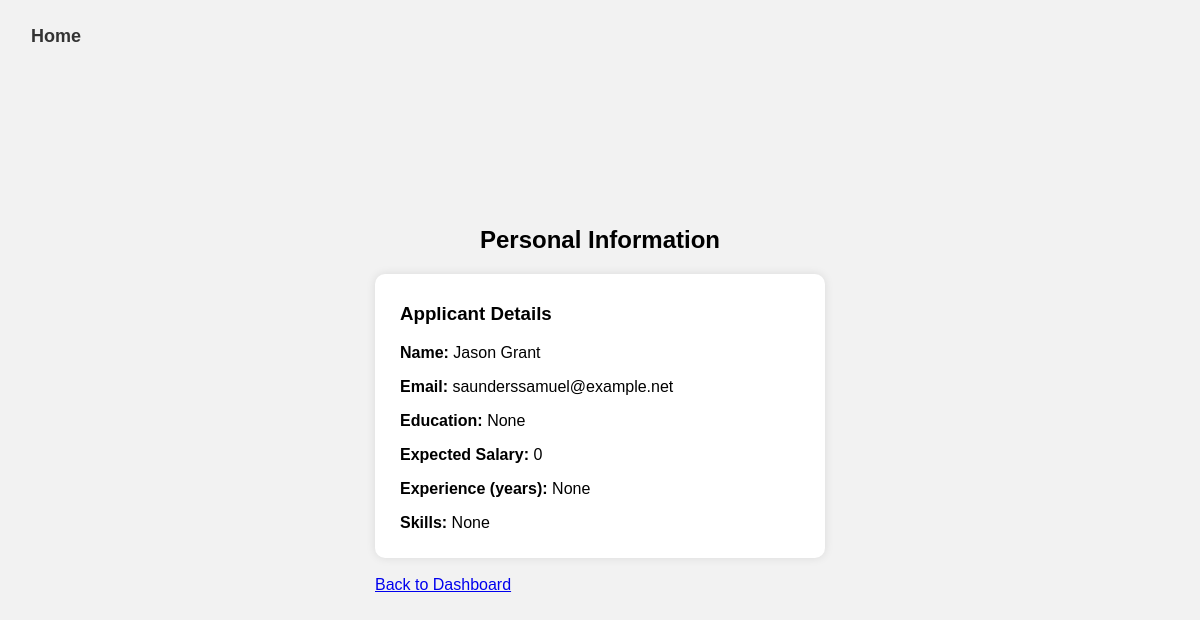
Page /view_personal_info/saunderssamuel@example.net on the committed database.
### util/models.py (models this page shows, shortened)
class User(db.Model, UserMixin):
    User_Email = db.Column(db.String(50), primary_key=True)
    User_Name = db.Column(db.String(50), nullable=False)
    User_Password = db.Column(db.String(50), nullable=False)
    applied_jobs = db.relationship('Job', secondary='job_application')
    User_Info_ID = db.Column(db.Integer, db.ForeignKey('personal_info.Info_ID'), nullable=False)
    personal_info = db.relationship('Personal_Info', backref='user', uselist=False)

class Personal_Info(db.Model):
    __tablename__ = 'personal_info'
    Info_ID = db.Column(db.Integer, primary_key=True)
    Info_Salary = db.Column(db.Integer, nullable=True) # expected salary
    Info_Education = db.Column(db.String(255), nullable=True) # education
    Info_Experience = db.Column(db.Integer, nullable=True) # years of experience
    Info_Skills = db.Column(db.String(1024), nullable=True) # skills

### util/route.py (the view)
@main_routes.route('/view_personal_info/<string:user_email>')
def view_personal_info(user_email):
    user = User.query.filter_by(User_Email=user_email).first()
    if user:
        return render_template('view_personal_info.html', user=user)
    else:
        flash('User not found.', 'danger')
        return redirect(url_for('main_routes.hr_dashboard'))

### templates/view_personal_info.html (shortened to what this page needs)
<!DOCTYPE html>
<html lang="en">
<head>
    <link rel="stylesheet" type="text/css" href="{{ url_for('static', filename='personal_info.css') }}">
</head>
<body>
    <button id="home-link" onclick="window.location.href='/'">Home</button>
    <div class="content-container">
        <h2 style="text-align: center;">Personal Information</h2>
        <div class="info_display">
            <h3>Applicant Details</h3>
            <p><strong>Name:</strong> {{ user.User_Name }}</p>
            <p><strong>Email:</strong> {{ user.User_Email }}</p>
            {% if user.personal_info %}
                <p><strong>Education:</strong> {{ user.personal_info.Info_Education }}</p>
                <p><strong>Expected Salary:</strong> {{ user.personal_info.Info_Salary }}</p>
                <p><strong>Experience (years):</strong> {{ user.personal_info.Info_Experience }}</p>
                <p><strong>Skills:</strong> {{ user.personal_info.Info_Skills }}</p>
            {% else %}
                <p>No personal information available.</p>
            {% endif %}
        </div>
        <br>
        <a href="{{ url_for('main_routes.hr_dashboard') }}">Back to Dashboard</a>
    </div>
    <br>
</body>
</html>

### static/personal_info.css (style rules this page uses)
body { font-family: 'Arial', sans-serif; display: flex; justify-content: center; align-items: center; background-color: #f2f2f2; height: 100vh; margin: 0; }
.info_display { width: 400px; background-color: #ffffff; padding: 20px; padding-top: 10px; padding-left: 25px; padding-right: 25px; padding-bottom: 10px; border-radius: 10px; box-shadow: 0 0 10px rgba(0, 0, 0, 0.1); }
#home-link { position: fixed; font-size: large; top: 25px; left: 25px; text-decoration: none; color: #333; font-weight: bold; background: none; border: none; cursor: pointer; }

### rows in the picture
User: User_Name "Jason Grant", User_Email "saunderssamuel@example.net"
Personal_Info: personal_info.Info_Education "None", personal_info.Info_Salary "0", personal_info.Info_Experience "None", personal_info.Info_Skills "None"
